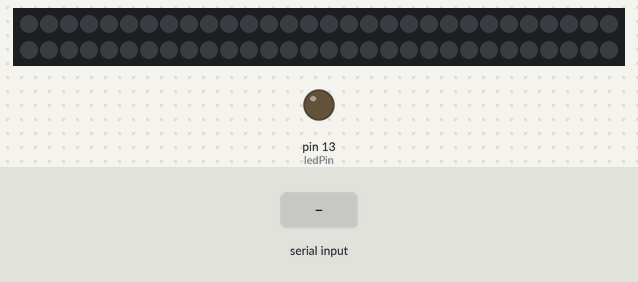
Simulated run of this sketch. Board: Arduino Uno, built with avr-gcc and run on an emulated ATmega328P. Shown: 60 RGB LEDs in strip order, left to right, continuing on the next row, output pins drawn as LEDs (lit = HIGH). The inputs (shaded band) are chosen by the test bench. Dim RGB values are drawn brighter than linear.

Above: at 1.2 s.
1.3 s: byte 1 (1) received over Serial
3.1 s: byte 2 (2) received over Serial
At 3.22 s:
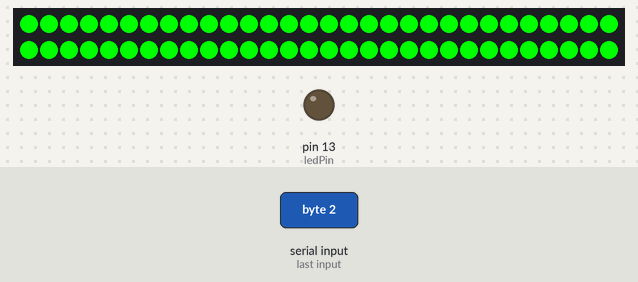
4.7 s: byte 4 (4) received over Serial
At 4.85 s:
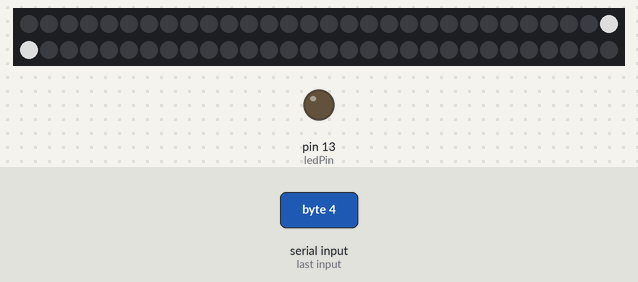
6.5 s: byte 1 (1) received over Serial
8.3 s: byte 2 (2) received over Serial
At 8.42 s:
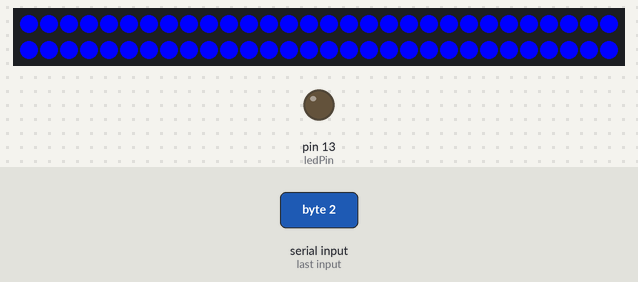
9.9 s: byte 2 (2) received over Serial
At 10.02 s:
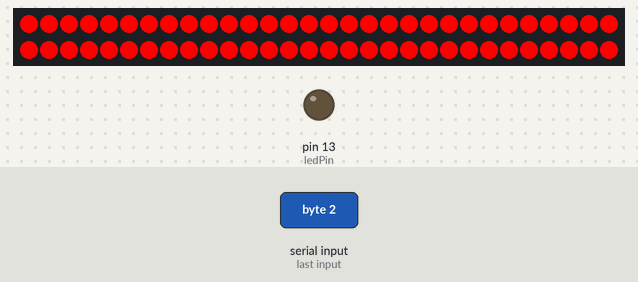
Timing chart, 0 to 12.5 s (numbered marks = the images above; inputs shaded):
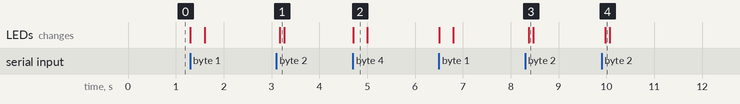

Measured:
- after the input at 3.1 s, the LEDs: change after 0.08 s (image 1)
- after the input at 4.7 s, the LEDs: change at once (image 2)
- after the input at 8.3 s, the LEDs: change after 0.08 s (image 3)
- after the input at 9.9 s, the LEDs: change after 0.08 s (image 4)

The sketch:

mhci.ino
```cpp
#include <Adafruit_NeoPixel.h>

#define PIN     6
#define ledPin  13

Adafruit_NeoPixel strip = Adafruit_NeoPixel(60, PIN, NEO_GRB + NEO_KHZ800);

void setup() {
  Serial.begin(9600);
  pinMode(ledPin, OUTPUT);
  strip.begin();
  strip.show(); // Initialize all pixels to 'off'
}

int i = 0;
int j = 0;
uint32_t colors[4] = {strip.Color(255, 0, 0), strip.Color(0, 255, 0),
                strip.Color(255, 255, 0), strip.Color(0, 0, 255)};
void loop() {
  if (Serial.available()) {
    int p = Serial.read();
    if (p == 1) {
      colorWipe(colors[i], 5);
      colorWipe(strip.Color(0, 0, 0), 0);
      ++i;
      if (i > 3) i = 0;
    }
    else if (p == 2) {
      colorWipe(colors[i], 0);
      delay(20);
      colorWipe(strip.Color(0, 0, 0), 0);
      ++i;
      if (i > 3) i = 0;
    }
    else if (p == 3) {
      colorWipe(strip.Color(255, 255, 255), 0);
      colorWipe(strip.Color(0, 0, 0), 0);
    }
    else if (p == 4) {
      if (j == 3) {
        colorWipe(colors[i], 5);
        ++i;
        if (i > 3) i = 0;
        j = 0;
      } else {
        colorWipe(strip.Color(150, 150, 150), 5);
        ++j;
      }
      colorWipe(strip.Color(0, 0, 0), 0);
    }
  }

}

void colorWipe(uint32_t c, uint8_t wait) {
  for(uint16_t i=strip.numPixels()/2; i<strip.numPixels(); i++) {
      strip.setPixelColor(i, c);
      strip.setPixelColor(strip.numPixels()-i-1, c);
      strip.show();
      delay(wait);
  }
}
```
